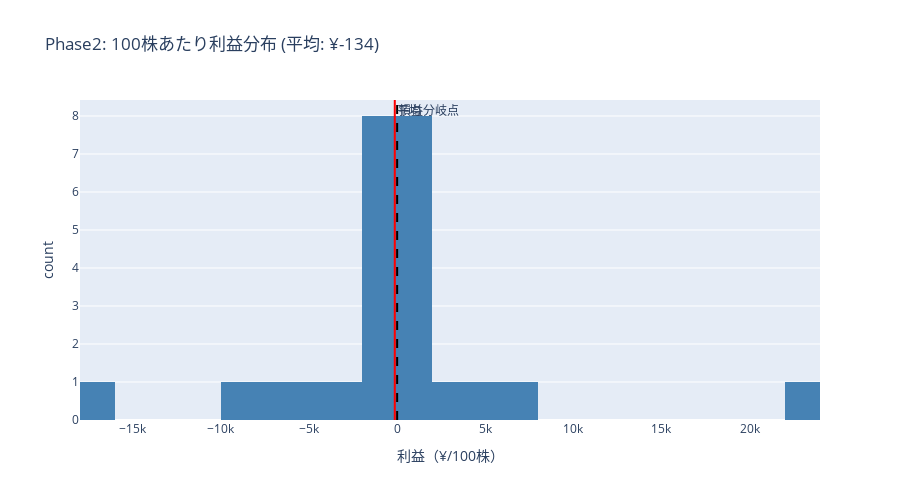

The notebook cell saved with this chart:
### Markdown cell above
### 100株あたりの利益分布（Phase2）

### Code cell
# Phase2の利益分布（円ベース）
df_phase2 = df[df['phase2_return'].notna()].copy()

fig = px.histogram(
    df_phase2,
    x="profit_per_100_shares_phase2",
    nbins=20,
    title=f"Phase2: 100株あたり利益分布 (平均: ¥{df_phase2['profit_per_100_shares_phase2'].mean():+,.0f})",
    labels={"profit_per_100_shares_phase2": "利益（¥/100株）"},
    color_discrete_sequence=["steelblue"]
)

# 損益分岐点
fig.add_vline(x=0, line_dash="dash", line_color="black", annotation_text="損益分岐点")
fig.add_vline(
    x=df_phase2['profit_per_100_shares_phase2'].mean(), 
    line_dash="solid", 
    line_color="red", 
    annotation_text=f"平均"
)

fig.update_layout(height=500)
fig.show()

### Figure 1 — Plotly figure (JSON) as saved in the notebook; plotly's stock layout.template omitted (floating-point values rounded to 4 significant figures)
{"data": [{"bingroup": "x", "hovertemplate": "利益（¥/100株）=%{x}<br>count=%{y}<extra></extra>", "legendgroup": "", "marker": {"color": "steelblue", "pattern": {"shape": ""}}, "name": "", "nbinsx": 20, "orientation": "v", "showlegend": false, "type": "histogram", "x": [800.0, -3000.0, -400.0, 500.0, -1000.0, -1000.0, -100.0, -5000.0, 100.0, 0.0, -100.0, 6800.0, -6800.0, -500.0, -8400.0, 23100.0, 0.0, 5400.0, 0.0, 600.0, -400.0, -16050.0, 600.0, 2900.0, -1400.0], "xaxis": "x", "yaxis": "y"}], "layout": {"annotations": [{"showarrow": false, "text": "損益分岐点", "x": 0, "xanchor": "left", "xref": "x", "y": 1, "yanchor": "top", "yref": "y domain"}, {"showarrow": false, "text": "平均", "x": -134, "xanchor": "left", "xref": "x", "y": 1, "yanchor": "top", "yref": "y domain"}], "barmode": "relative", "height": 500, "legend": {"tracegroupgap": 0}, "shapes": [{"line": {"color": "black", "dash": "dash"}, "type": "line", "x0": 0, "x1": 0, "xref": "x", "y0": 0, "y1": 1, "yref": "y domain"}, {"line": {"color": "red", "dash": "solid"}, "type": "line", "x0": -134, "x1": -134, "xref": "x", "y0": 0, "y1": 1, "yref": "y domain"}], "title": {"text": "Phase2: 100株あたり利益分布 (平均: ¥-134)"}, "xaxis": {"anchor": "y", "domain": [0, 1], "title": {"text": "利益（¥/100株）"}}, "yaxis": {"anchor": "x", "domain": [0, 1], "title": {"text": "count"}}}}
